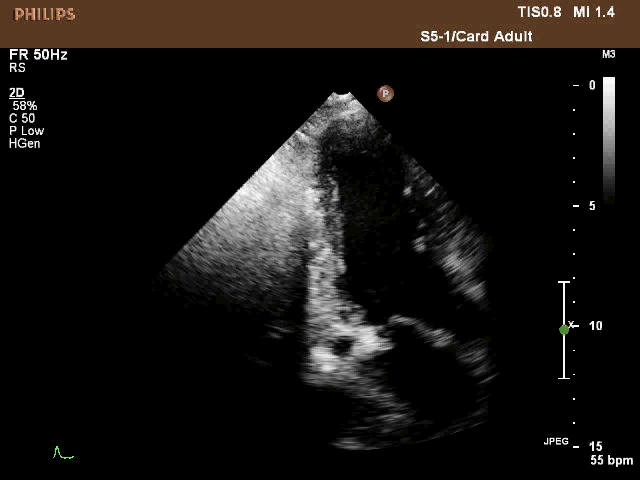
#> input picture IU22Frame/10.png, 640 x 480 px, given in place of 1.png, which was not available
$ python CVPR_FilterTest.py   (older library calls are emulated)
#> lines starting #> are read from the running program, lines starting #| are printed output that depends on the picture; pictures that were not available may be replaced by others from this repository, and a replacement may not be noted
### MaUtilities.py
# -*- coding: utf-8 -*-
"""
Created on Mon Apr 10 10:01:45 2017

@author: ma

A utilities library for simple data process.
"""

import matplotlib.pyplot as plt
import numpy as np
from PIL import Image, ImageDraw
from scipy import signal

image_path = './IU22Frame/%d.png'
save_path = "./IU22Result/%d.png"

# amplify a image(array) using bilinear interpolation.
# [8 lines left out: function BilinearInterpolation, not called in this run]

'''
# add a Hann window to feature.
def hann2D(feature):
    assert feature.shape[:2] == (224, 224), "Hann2D : feature must be (224, 224)."
    window = signal.hann(224 * 224).reshape((224, 224))
    if len(feature.shape) == 3:
        window = copy_2D_to_3D(window, feature.shape[-1])
        return feature * window * window.transpose(1, 0, 2)
    if len(feature.shape) == 2:
        return feature * window * window.transpose()
'''

# add a Hann window to feature.
def hann2D(feature):
    width = feature.shape[0]
    height = feature.shape[1]
    window = np.dot(signal.hann(width).reshape((width, 1)), signal.hann(height).reshape((1, height)))
    if len(feature.shape) == 3:
        window = copy_2D_to_3D(window, feature.shape[-1])

    return feature * window

# Translate an image file to an numpy array.
def image_to_array(file_name):
    # RGB
#> called with file_name = './IU22Frame/1.png'
    if type(file_name) == int:
        file_name = image_path % file_name
    image = Image.open(file_name)
#> image is the input picture: PIL image 640x480 RGBA; mean R, G, B, A 23.3, 20.2, 17.7, 255
    return np.asarray(image)[..., 0: 3]

# [15 lines of commented-out code are left out]

# [69 lines left out: functions save_rected_image, display, resize_image, not called in this run]

    #return np.expand_dims(image, axis = 0)

# Return the indice of the greatest element in a tensor.
def get_argmax_pos(a):
    return np.int64(np.transpose(np.where(a == np.max(a)))[0])

# Return an Gaussian matrix of 'shape' whose center is 'center'(x, y).
def Gaussian_2D(center, shape, sigma = 0.1):
    #signal.gaussian()
    confidence_score = np.zeros(shape)
    for i in range(shape[0]):
        for j in range(shape[1]):
            confidence_score[i, j] = (i - center[0])**2 + (j - center[1])**2
    confidence_score = confidence_score * -1. / (2 * sigma**2)
    confidence_score = np.exp(confidence_score)
    return confidence_score

# Judge equality of two same-shape array ignoring of tiny difference.
def is_equal(a, b):
    assert a.shape == b.shape, "Two arrays must be the same shape."
    return np.sum(abs(a - b)) < 0.000001


# Return a cropped array whose shape is 'shape' & given center. Support string of file name & array.
def crop_image(image, center, shape=(224, 224), mode='gray'):
    if type(image) == int:
        image = image_path % image
    if type(image) == str:
        image = image_to_array(image)
    cropped_image = None
    if type(shape) == int:
        shape = (shape, shape)
    assert image.shape[0] >= shape[0] and image.shape[1] >= shape[1], "Uncorrect crop shape"
    rectified_x = max(center[0], shape[0] // 2)
    rectified_x = min(rectified_x, image.shape[0] - shape[0] // 2)
#> rectified_x = 357
    rectified_y = max(center[1], shape[1] // 2)
    rectified_y = min(rectified_y, image.shape[1] - shape[1] // 2)
#> rectified_y = 319
    rectified_center = (rectified_x, rectified_y)
#> rectified_center = (357, 319)
    if len(image.shape) == 3:
        cropped_image = image[rectified_center[0]-shape[0]//2 : rectified_center[0]+shape[0]//2, rectified_center[1]-shape[1]//2 : rectified_center[1]+shape[1]//2, :]
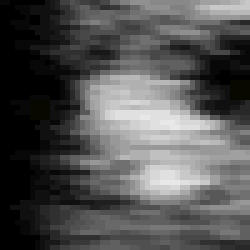
#> cropped_image: shape (50, 50, 3) (shown 5 times larger); mean R, G, B 83.7, 83.7, 83.6
        if mode == 'gray':
            cropped_image = copy_2D_to_3D(cropped_image[..., 0], 3)
    if len(image.shape) == 2:
        cropped_image = image[rectified_center[0]-shape[0]//2 : rectified_center[0]+shape[0]//2, rectified_center[1]-shape[1]//2 : rectified_center[1]+shape[1]//2]

    return cropped_image

# Given a shape, return its center coordinate(tuple).
def get_shape_center(shape):
    return (shape[0] // 2, shape[1] // 2)

# For a cube-shape tensor, compression to a 2D array by summerizing each layer.
def summerize_each_layer(cube):
    assert len(cube.shape) == 3, "Cube must be 3dim."
    return np.sum(cube, axis = 2)

# Return a 3D array copyed from a 2D array i.e. Pile up num_layers 2D arrays.
def copy_2D_to_3D(array_2D, num_layers):
#> called with num_layers = 3
    return np.tile(array_2D, (num_layers, 1, 1)).transpose((1, 2, 0))
#> returned value: shape (50, 50, 3)

# Print detail info of the given np_array.
def show_detail(np_array, comment=None):
    print(comment, "shape:", np_array.shape, "dtype:", np_array.dtype, "max:", np.max(np_array), "min:", np.min(np_array))

### CVPR_FilterTest.py
import numpy as np
from PIL import Image
import matplotlib.pyplot as plt
import matplotlib.image as mpimg
from scipy.misc import imresize
from numpy.fft import fft2, ifft2
from numpy.linalg import inv
import MaUtilities as mu

sigma = 0.1
lamda = 0.001
eta = 0.125

def init_filter(training_image):
    x = training_image
    y = mu.copy_2D_to_3D(mu.Gaussian_2D((training_image.shape[0] // 2, training_image.shape[1] // 2), training_image.shape[:2]), training_image.shape[-1])

    # FFT for each channel
    X = fft2(x, axes=(-3, -2))
    #print 'X:'
    #mu.show_detail(X)
    Y = fft2(y, axes=(-3, -2))
    #print 'Y:'
    #mu.show_detail(Y)

    conj_X = np.conj(X)

    W_numerator = mu.summerize_each_layer(Y * conj_X)
    #print 'W_numerator:'
    #mu.show_detail(W_numerator)

    W_denominator = mu.summerize_each_layer(X * conj_X)
    # regularization
    W_denominator = W_denominator + np.ones(W_denominator.shape) * lamda
    #print 'W_denominator:'
    #mu.show_detail(W_denominator)

    W = W_numerator / W_denominator

    return W_numerator, W_denominator, W

'''
1 (253, 437)
2 (254, 433)
3 (254, 431)
4 (248, 429)
5 (247, 428)

22 (235, 408)
'''

def filter_update(W_numerator_last, W_denominator_last, frame, global_pos, search_shape):
    updated_image = mu.crop_image(frame, global_pos, shape=search_shape)[..., 0]
    print(frame, global_pos)
    mu.show_detail(updated_image)
    hanned_updated_image = mu.hann2D(updated_image)
    # hanned_updated_image: (w, h)
    X = fft2(hanned_updated_image)
    Y = fft2(mu.Gaussian_2D((X.shape[0] // 2, X.shape[1] // 2), X.shape))

    W_numerator   = eta * Y * np.conj(X) + (1 - eta) * W_numerator_last
    W_denominator = eta * X * np.conj(X) + (1 - eta) * W_denominator_last
    W = W_numerator / W_denominator

    return W_numerator, W_denominator, W

def get_training_image_obviously_point():
    x = np.zeros((224, 224, 8))
    x[..., 0] = mu.crop_image(1, (253, 437))[..., 0]
    x[..., 1] = mu.crop_image(2, (254, 433))[..., 0]
    x[..., 2] = mu.crop_image(3, (254, 431))[..., 0]
    x[..., 3] = mu.crop_image(4, (248, 429))[..., 0]
    x[..., 4] = mu.crop_image(5, (247, 428))[..., 0]
    x[..., 5] = mu.crop_image(6, (246, 430))[..., 0]
    x[..., 6] = mu.crop_image(7, (244, 426))[..., 0]
    x[..., 7] = mu.crop_image(8, (247, 424))[..., 0]
    x = mu.hann2D(x)
    # training_end_pos = (247, 424)
    return x

def get_training_image_strenuous_exercise_point():
    x = np.zeros((224, 224, 8))
    x[..., 0] = mu.crop_image(1, (350, 453))[..., 0]
    x[..., 1] = mu.crop_image(2, (351, 453))[..., 0]
    x[..., 2] = mu.crop_image(3, (350, 451))[..., 0]
    x[..., 3] = mu.crop_image(4, (351, 448))[..., 0]
    x[..., 4] = mu.crop_image(5, (351, 450))[..., 0]
    x[..., 5] = mu.crop_image(6, (349, 446))[..., 0]
    x[..., 6] = mu.crop_image(7, (345, 444))[..., 0]
    x[..., 7] = mu.crop_image(8, (342, 444))[..., 0]
    x = mu.hann2D(x)

    return x

def get_training_image_myocardium():
    x = np.zeros((224, 224, 8))
    x[..., 0] = mu.crop_image(1, (350, 453))[..., 0]
    x[..., 1] = mu.crop_image(2, (351, 453))[..., 0]
    x[..., 2] = mu.crop_image(3, (350, 451))[..., 0]
    x[..., 3] = mu.crop_image(4, (351, 448))[..., 0]
    x[..., 4] = mu.crop_image(5, (351, 450))[..., 0]
    x[..., 5] = mu.crop_image(6, (349, 446))[..., 0]
    x[..., 6] = mu.crop_image(7, (345, 444))[..., 0]
    x[..., 7] = mu.crop_image(8, (342, 444))[..., 0]
    x = mu.hann2D(x)

    return x

def get_training_image(track_pos, search_shape):
    x = np.zeros((search_shape[0], search_shape[1], 1))
    x[..., 0] = mu.crop_image(1, track_pos, search_shape)[..., 0]
    x = mu.hann2D(x)
#> in hann2D, `return feature * window`:
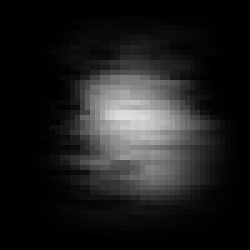
#> returned value: shape (50, 50, 1) float64 (shown 5 times larger); min 0, max 221.7, mean 30.4

    return x

def track_frame(training_frames, training_end_pos, traced_frame, search_shape):
#> called with training_end_pos = (357, 319), traced_frame = 221, search_shape = (50, 50)
    file = open("F_Error", "a+")
    num_training_frames = training_frames.shape[-1]
#> num_training_frames = 1
    track_poses = []
    assert traced_frame > num_training_frames, "frame %d is a training frame." % traced_frame
    global_pos = training_end_pos
#> global_pos = (357, 319)
    W_numerator, W_denominator, W = init_filter(training_frames)
    for frame_i in range(num_training_frames + 1, traced_frame + 1):
        z = mu.crop_image(frame_i, global_pos, shape=search_shape)[..., 0]
#> call 2 of crop_image, with image = 2, center = (357, 319), shape = (50, 50), mode = 'gray'
#> call 2 of image_to_array, with file_name = './IU22Frame/2.png'
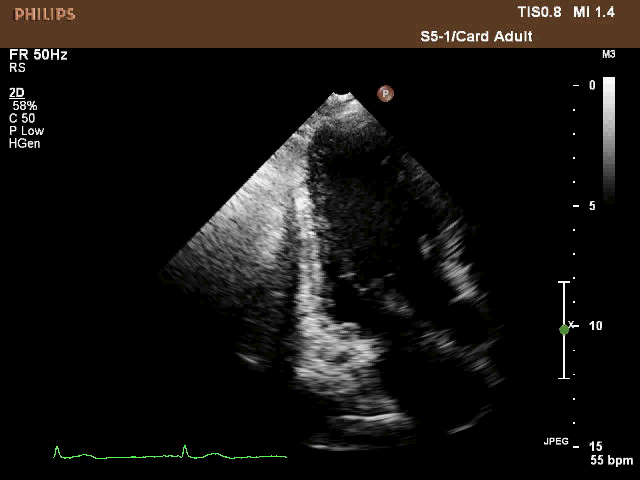
#> input picture IU22Frame/100.png, 640 x 480 px, given in place of 2.png, which was not available
#> in image_to_array, image is the input picture: PIL image 640x480 RGBA; mean R, G, B, A 22.9, 19.9, 17.4, 255
#> in crop_image (call 2), `cropped_image = image[rectified_center[0]-shape[0]//2 : rectified_cent..`:
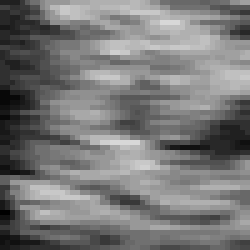
#> cropped_image: shape (50, 50, 3) (shown 5 times larger); min 0, max 216, mean 119.6
        hanned_z = mu.hann2D(z)
#> in hann2D (call 2), `return feature * window`:
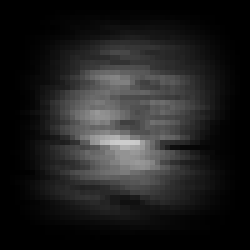
#> returned value: shape (50, 50) float64 (shown 5 times larger); min 0, max 205.1, mean 31.9
        Z = fft2(hanned_z)
        f = ifft2(W * Z)
        # print np.max(f)
        patch_pos = tuple(mu.get_argmax_pos(f))
#> patch_pos = (18, 21)
        global_pos = (global_pos[0] - search_shape[0] // 2 + patch_pos[0], global_pos[1] - search_shape[1] // 2 + patch_pos[1])
#> global_pos = (350, 315)
        print(global_pos)
#| (350, 315)
        track_poses.append(global_pos)
        ##mu.display(frame_i, global_pos)
        #mu.display(abs(W), abs(f), z, patch_pos)
        # Online update
        W_numerator, W_denominator, W = filter_update(W_numerator, W_denominator, frame_i, global_pos, search_shape)
#> call 3 of crop_image, with image = 2, center = (350, 315), shape = (50, 50), mode = 'gray'
#> in crop_image (call 3), `rectified_x = max(center[0], shape[0] // 2)`: rectified_x = 350
#> in crop_image (call 3), `rectified_y = max(center[1], shape[1] // 2)`: rectified_y = 315
#> in crop_image (call 3), `rectified_center = (rectified_x, rectified_y)`: rectified_center = (350, 315)
#> in crop_image (call 3), `cropped_image = image[rectified_center[0]-shape[0]//2 : rectified_cent..`:
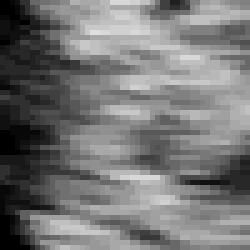
#> cropped_image: shape (50, 50, 3) (shown 5 times larger); min 0, max 224, mean 117.6
#| 2 (350, 315)
#| None shape: (50, 50) dtype: uint8 max: 224 min: 0
#> in hann2D (call 3), `return feature * window`:
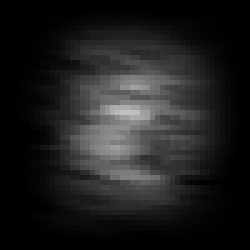
#> returned value: shape (50, 50) float64 (shown 5 times larger); min 0, max 194.7, mean 31.2
    error = 0
    max_error = 0
    first_error = 0
    file.write("point：" + str(global_pos) + "\n")
    for i in range(len(track_poses) // 2):
        print(track_poses[i], track_poses[-(i + 1)])
        current_error = (track_poses[i][0] - track_poses[-(i + 1)][0]) ** 2 + (track_poses[i][1] - track_poses[-(i + 1)][
            1]) ** 2
        file.write(str(current_error) + "\n")
        print(current_error)
        if i == 0:
            first_error = current_error
        max_error = max(current_error, max_error)
        error += (track_poses[i][0] - track_poses[-(i + 1)][0]) ** 2 + (track_poses[i][1] - track_poses[-(i + 1)][1]) ** 2
    print("Begin-End error: %d\nTotal error: %d\nMax error: %d\nAverage error: %f\n" % (
    first_error, error, max_error, error / 221))

    file.close()
'''
training_feature = get_training_image()
#mu.show_detail(training_feature)
#mu.display(training_feature[..., 2])
W_numerator, W_denominator, W = init_filter(training_feature)
mu.show_detail(W)

z = mu.crop_image(16, (247, 424))[..., 0]
hanned_z = mu.hann2D(z)
Z = fft2(z)
# Hann the filter (is it legal?)
f = ifft2(W * Z)
print np.max(f)
tracked_pos = tuple(mu.get_argmax_pos(f))
print tracked_pos

#mu.display('1.png', '2.png')
mu.display(abs(W), abs(f), z, tracked_pos)
#mu.display(mu.summerize_each_layer(abs(W)))
'''

track_poses = [(357, 319), (295, 318), (263, 319), (198, 305), (174, 314), (145, 318), (124, 335), (129, 367), (195, 420), (275, 467)]
feature_shapes = [(50, 50), (40, 60), (50, 50), (50, 50), (50, 50), (50, 50), (50, 50), (30, 30), (50, 50), (50, 50)]

total_poses = []
for i in range(len(track_poses)):
#> (the run stopped early here; a loop or call above may not have finished)
